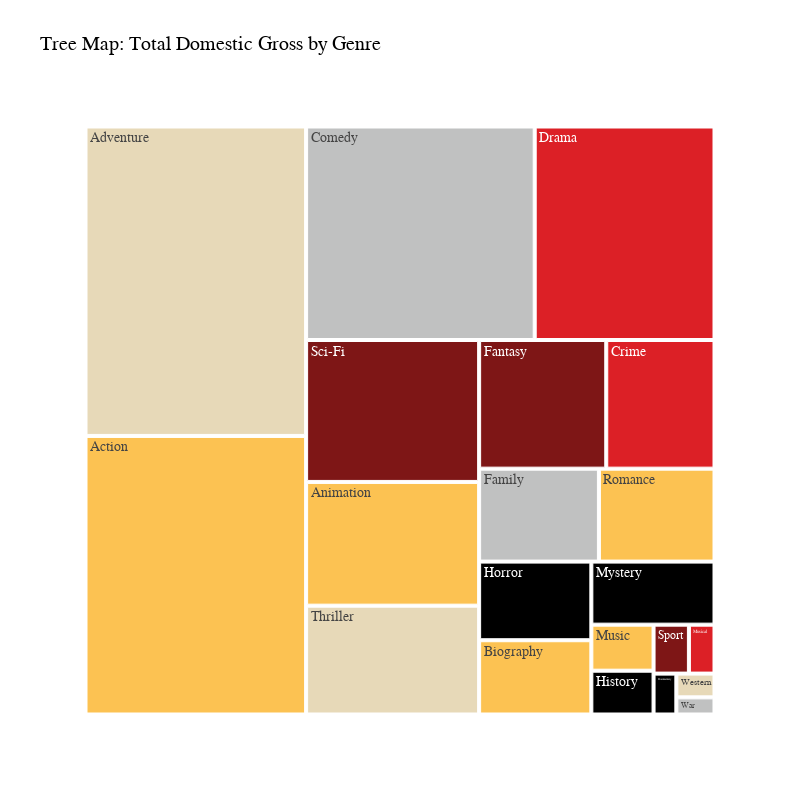

The notebook cell this image was saved under:
### Code cell
import plotly.express as px

# Define the custom color sequence
color_sequence = ['#DC2026', '#7E1616', '#FCC252', '#C0C1C1', '#000000', '#e7d9b8']

# Creating the tree map using Plotly with the custom color sequence
fig = px.treemap(genre_summary, 
                 path=['genre'], 
                 values='cpi_avg_domestic_gross', 
                 title='Tree Map: Total Average Domestic Gross by Genre',
                 color='genre',  # Should I add another categorical variable?
                 color_discrete_sequence=color_sequence)

# Updating layout and axis labels
fig.update_layout(
    title='Tree Map: Total Average Domestic Gross by Genre',
    height=800,
    width=800,
    font=dict(
        family="Times New Roman, serif",  # Set font family
        size=14,  # Set font size
        color="black"  # Set font color
    )
)

# Show plot
fig.show()

### Figure 1 — Plotly figure (JSON) as saved in the notebook; plotly's stock layout.template omitted (floating-point values rounded to 4 significant figures)
{"data": [{"branchvalues": "total", "customdata": [["Adult"], ["Sport"], ["Action"], ["Comedy"], ["History"], ["Adventure"], ["Drama"], ["Reality-TV"], ["Animation"], ["Family"], ["Documentary"], ["Thriller"], ["Musical"], ["Game-Show"], ["Music"], ["News"], ["Horror"], ["Short"], ["Talk-Show"], ["Fantasy"], ["Biography"], ["War"], ["Mystery"], ["Western"], ["Crime"], ["Sci-Fi"], ["Romance"]], "domain": {"x": [0, 1], "y": [0, 1]}, "hovertemplate": "labels=%{label}<br>cpi_avg_domestic_gross=%{value}<br>parent=%{parent}<br>id=%{id}<br>genre=%{customdata[0]}<extra></extra>", "ids": ["Adult", "Sport", "Action", "Comedy", "History", "Adventure", "Drama", "Reality-TV", "Animation", "Family", "Documentary", "Thriller", "Musical", "Game-Show", "Music", "News", "Horror", "Short", "Talk-Show", "Fantasy", "Biography", "War", "Mystery", "Western", "Crime", "Sci-Fi", "Romance"], "labels": ["Adult", "Sport", "Action", "Comedy", "History", "Adventure", "Drama", "Reality-TV", "Animation", "Family", "Documentary", "Thriller", "Musical", "Game-Show", "Music", "News", "Horror", "Short", "Talk-Show", "Fantasy", "Biography", "War", "Mystery", "Western", "Crime", "Sci-Fi", "Romance"], "marker": {"colors": ["#DC2026", "#7E1616", "#FCC252", "#C0C1C1", "#000000", "#e7d9b8", "#DC2026", "#7E1616", "#FCC252", "#C0C1C1", "#000000", "#e7d9b8", "#DC2026", "#7E1616", "#FCC252", "#C0C1C1", "#000000", "#e7d9b8", "#DC2026", "#7E1616", "#FCC252", "#C0C1C1", "#000000", "#e7d9b8", "#DC2026", "#7E1616", "#FCC252"]}, "name": "", "parents": ["", "", "", "", "", "", "", "", "", "", "", "", "", "", "", "", "", "", "", "", "", "", "", "", "", "", ""], "type": "treemap", "values": [0, 1476000000.0, 52390000000.0, 41600000000.0, 2322000000.0, 58190000000.0, 32720000000.0, 0, 18250000000.0, 9490000000.0, 795100000.0, 16050000000.0, 1067000000.0, 0, 2441000000.0, 16580.0, 7522000000.0, 0, 0, 13940000000.0, 7104000000.0, 557200000.0, 6619000000.0, 772700000.0, 11870000000.0, 20930000000.0, 9157000000.0]}], "layout": {"font": {"color": "black", "family": "Times New Roman, serif", "size": 14}, "height": 800, "legend": {"tracegroupgap": 0}, "title": {"text": "Tree Map: Total Domestic Gross by Genre"}, "treemapcolorway": ["#DC2026", "#7E1616", "#FCC252", "#C0C1C1", "#000000", "#e7d9b8"], "width": 800}}
